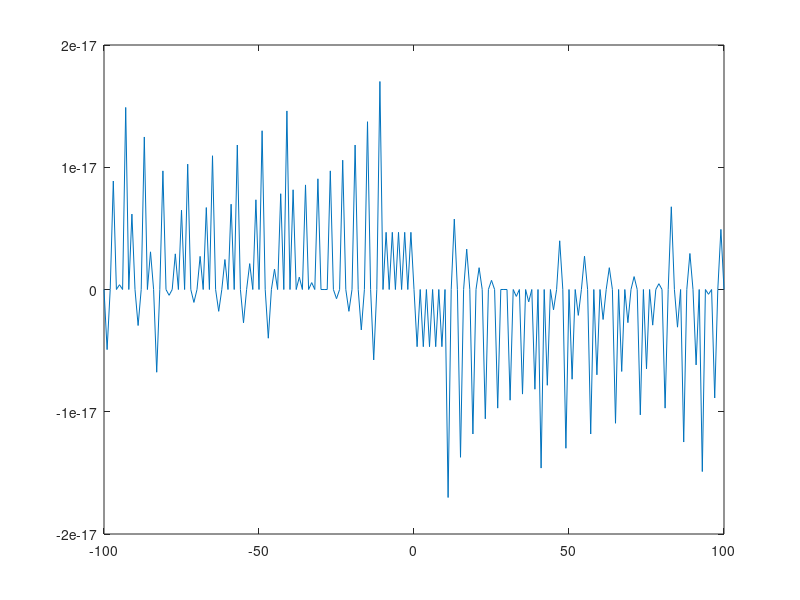

This chart was generated by the following MATLAB code:
clear , close all;
k = 100;
interval = -k:k
kmax = k;
kmin = -k;
ck = zeros(1,2*k)
A = 3;

for i = kmin:kmax
  if i < 0
    A = -3;
  else
    A = 3;
  endif
  
  if (rem (i, 2) != 0)
    ck(i + k + 1) = 2 / (j*pi*i) * A;
  else
    ck(i + k + 1) = 0; 
  endif
endfor
  # stem(abs(ck));

s = zeros(1, 2*k + 1); 
s(1) = ck(1)* e^(j * 2 * pi * i) / kmin ; 
for i = kmin + 1:kmax
  s(i + k + 1) = s(i + k + 1) + ck(i + k + 1) * (e^(j * 2 * pi * i) / k);
endfor
plot(interval, real(s));
